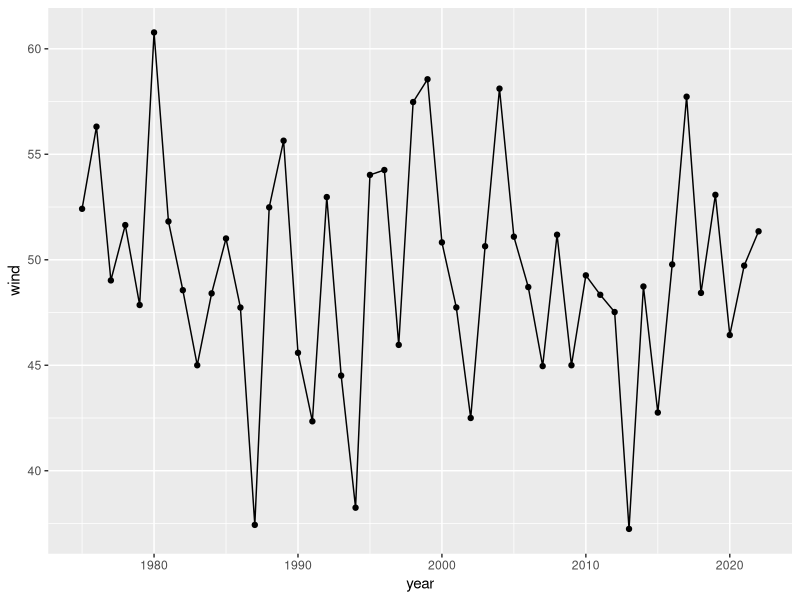
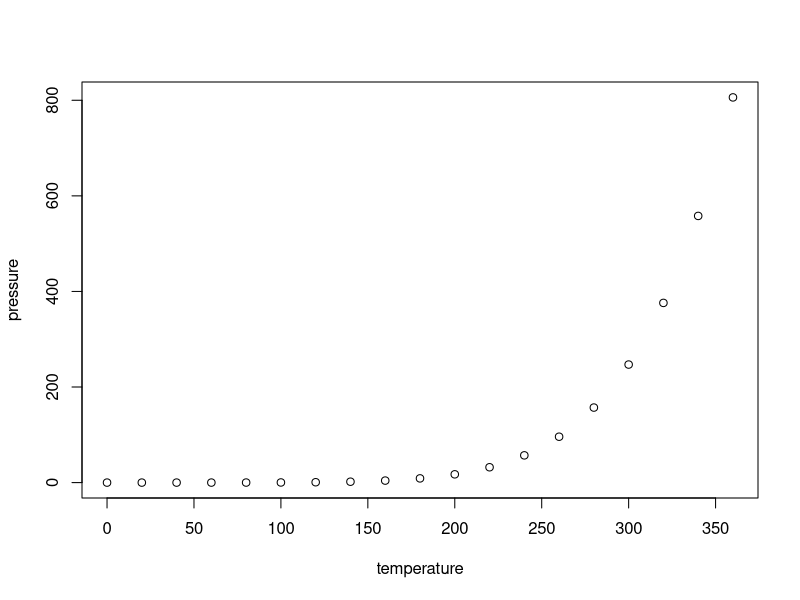

Write the R code that produced these figures, in order.
## ---- chunk 1
knitr::opts_chunk$set(echo = TRUE)
knitr::opts_chunk$set(message = FALSE)
## ---- chunk 2
library(tidyverse)
## ---- chunk 3
storms %>%
  group_by(year) %>%
  summarize(wind = mean(wind)) %>%
  ggplot(mapping = aes(x = year, y = wind)) +
  geom_line() +
  geom_point()
## ---- chunk 4
plot(pressure)
